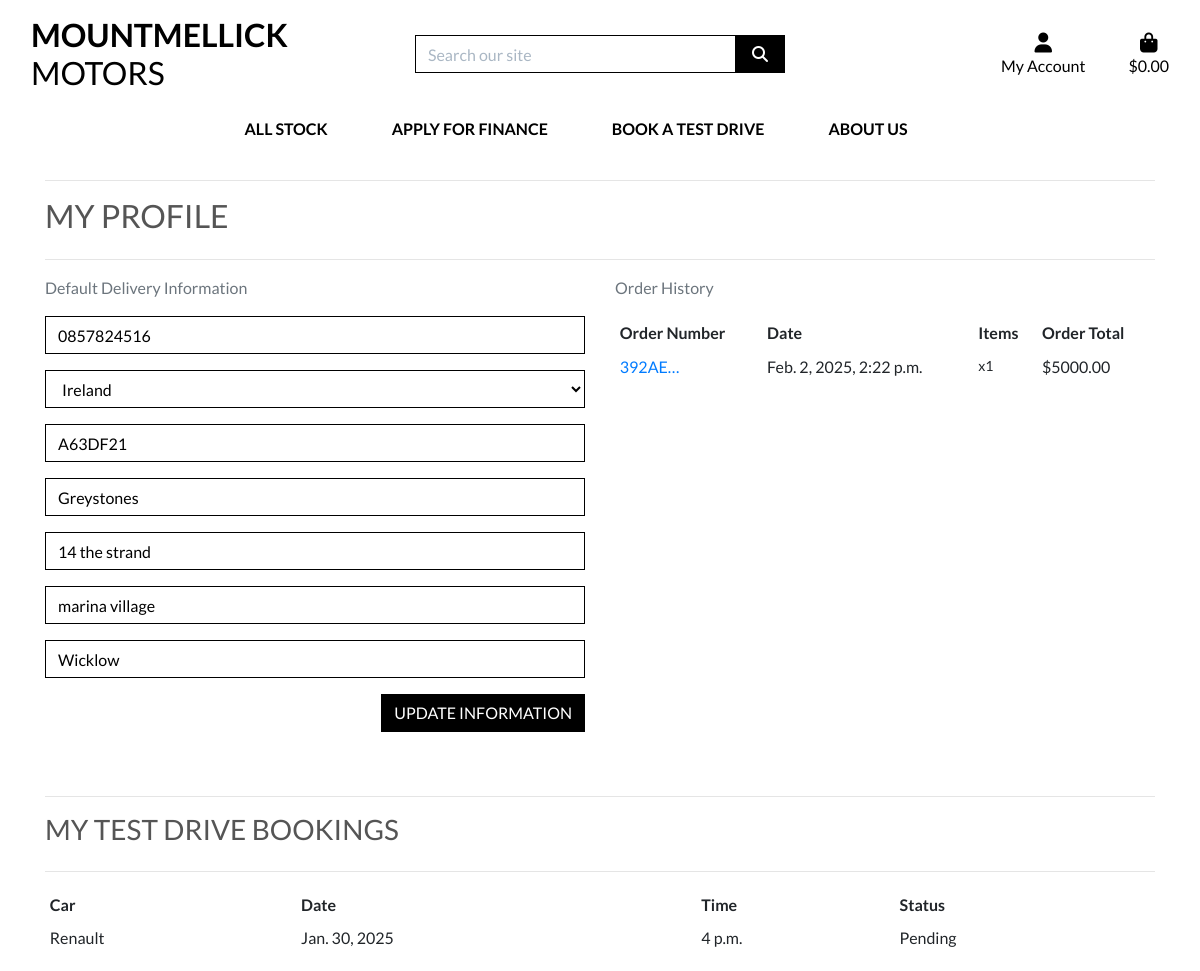
/profile/ (signed in), run on the app's committed database.
### profiles/models.py (models this page shows, shortened)
class UserProfile(models.Model):
    user = models.OneToOneField(User, on_delete=models.CASCADE)
    default_phone_number = models.CharField(max_length=20, null=True, blank=True)
    default_country = CountryField(blank_label='Country *', null=True, blank=True)
    default_postcode = models.CharField(max_length=20, null=True, blank=True)
    default_town_or_city = models.CharField(max_length=40, null=True, blank=True)
    default_street_address1 = models.CharField(max_length=80, null=True, blank=True)
    default_street_address2 = models.CharField(max_length=80, null=True, blank=True)
    default_county = models.CharField(max_length=80, null=True, blank=True)

### checkout/models.py (models this page shows, shortened)
class Order(models.Model):
    order_number = models.CharField(max_length=32, null=False, editable=False)
    user_profile = models.ForeignKey(UserProfile, on_delete=models.SET_NULL,
                                     null=True, blank=True, related_name='orders')
    full_name = models.CharField(max_length=50, null=False, blank=False)
    email = models.EmailField(max_length=254, null=False, blank=False)
    phone_number = models.CharField(max_length=20, null=False, blank=False)
    country = CountryField(blank_label='Country *', null=False, blank=False)
    postcode = models.CharField(max_length=20, null=True, blank=True)
    town_or_city = models.CharField(max_length=40, null=False, blank=False)
    street_address1 = models.CharField(max_length=80, null=False, blank=False)
    street_address2 = models.CharField(max_length=80, null=True, blank=True)
    county = models.CharField(max_length=80, null=True, blank=True)
    date = models.DateTimeField(auto_now_add=True)
    delivery_cost = models.DecimalField(max_digits=6, decimal_places=2, null=False, default=0)
    order_total = models.DecimalField(max_digits=10, decimal_places=2, null=False, default=0)
    grand_total = models.DecimalField(max_digits=10, decimal_places=2, null=False, default=0)
    original_bag = models.TextField(null=False, blank=False, default='')
    stripe_pid = models.CharField(max_length=254, null=False, blank=False, default='')

class OrderLineItem(models.Model):
    order = models.ForeignKey(Order, null=False, blank=False, on_delete=models.CASCADE, related_name='lineitems')
    product = models.ForeignKey(Stock, null=False, blank=False, on_delete=models.CASCADE)
    quantity = models.IntegerField(null=False, blank=False, default=0)
    lineitem_total = models.DecimalField(max_digits=6, decimal_places=2, null=False, blank=False, editable=False)

### test_drives/models.py (models this page shows, shortened)
class TestDrive(models.Model):
    STATUS_CHOICES = [
        ('Pending', 'Pending'),
        ('Confirmed', 'Confirmed'),
        ('Completed', 'Completed'),
        ('Cancelled', 'Cancelled'),
    ]
    user = models.ForeignKey(User, on_delete=models.CASCADE)
    car = models.ForeignKey(Stock, on_delete=models.CASCADE)
    date = models.DateField()
    time = models.TimeField()
    status = models.CharField(max_length=10, choices=STATUS_CHOICES, default='Pending')
    created_at = models.DateTimeField(auto_now_add=True)

### products/models.py (models this page shows)
class Stock(models.Model):
    reg_number = models.CharField(
        max_length=254,
        unique=True,
        validators=[RegexValidator(regex='^[A-Za-z0-9]*$', message='Registration number must be alphanumeric')]
    )
    make = models.CharField(max_length=254, null=True, blank=True)
    model = models.CharField(max_length=254, null=True, blank=True)
    fuel_type = models.CharField(max_length=254, null=True, blank=True)
    transmission_type = models.CharField(max_length=254, null=True, blank=True)
    description = models.TextField()
    price = models.DecimalField(max_digits=6, decimal_places=2)
    image_url = models.URLField(max_length=1024, null=True, blank=True)
    image = models.ImageField(null=True, blank=True)
    def __str__(self):
        return self.make

### profiles/views.py (the view)
# urls.py: path('profile/', include('profiles.urls')),
@login_required
def profile(request):
    profile = get_object_or_404(UserProfile, user=request.user)
    if request.method == 'POST':
        form = UserProfileForm(request.POST, instance=profile)
        if form.is_valid():
            form.save()
            messages.success(request, 'Profile updated successfully')
    form = UserProfileForm(instance=profile)
    orders = profile.orders.all()
    test_drives = TestDrive.objects.filter(user=request.user)  # Fetch user's test drives
    template = 'profiles/profile.html'
    context = {
        'form': form,
        'orders': orders,
        'test_drives': test_drives,  # Pass test drives to template
        'on_profile_page': True
    }
    return render(request, template, context)

### profiles/forms.py
class UserProfileForm(forms.ModelForm):
    class Meta:
        model = UserProfile
        exclude = ('user',)
    def __init__(self, *args, **kwargs):
        super().__init__(*args, **kwargs)
        placeholders = {
            'default_phone_number': 'Phone Number',
            'default_postcode': 'Postal Code',
            'default_town_or_city': 'Town or City',
            'default_street_address1': 'Street Address 1',
            'default_street_address2': 'Street Address 2',
            'default_county': 'County, State or Locality',
        }
        self.fields['default_phone_number'].widget.attrs['autofocus'] = True
        for field in self.fields:
            if field != 'default_country':
                if self.fields[field].required:
                    placeholder = f'{placeholders[field]} *'
                else:
                    placeholder = placeholders[field]
                self.fields[field].widget.attrs['placeholder'] = placeholder
            self.fields[field].widget.attrs['class'] = 'border-black rounded-0 profile-form-input'
            self.fields[field].label = False

### bag/contexts.py (called while the page is built, shortened)
def bag_contents(request):
    bag_items = []
    total = 0
    stock_count = 0
    bag = request.session.get('bag', {})
    if total < settings.FREE_DELIVERY_THRESHOLD:
        delivery = total * Decimal(settings.STANDARD_DELIVERY_PERCENTAGE / 100)
        free_delivery_delta = settings.FREE_DELIVERY_THRESHOLD - total
    else:
        delivery = 0
        free_delivery_delta = 0
    grand_total = delivery + total
    context = {
        'bag_items': bag_items,
        'total': total,
        'stock_count': stock_count,
        'delivery': delivery,
        'free_delivery_delta': free_delivery_delta,
        'free_delivery_threshold': settings.FREE_DELIVERY_THRESHOLD,
        'grand_total': grand_total,
    }
    return context

### profiles/templates/profiles/profile.html (shortened to what this page needs)
{% extends "base.html" %}
{% load static %}
{% block extra_css %}
    <link rel="stylesheet" href="{% static 'profiles/css/profile.css' %}">
{% endblock %}
{% block content %}
    <div class="overlay"></div>
    <div class="container">
        <div class="row">
            <div class="col">
                <hr>
                <h2 class="logo-font mb-4">My Profile</h2>
                <hr>
            </div>
        </div>
        <div class="row">
            <div class="col-12 col-lg-6">
                <p class="text-muted">Default Delivery Information</p>
                <form class="mt-3" action="{% url 'profile' %}" method="POST" id="profile-update-form">
                    {{ form|crispy }}
                    <button class="btn btn-black rounded-0 text-uppercase float-right">Update Information</button>
                </form>
            </div>
            <div class="col-12 col-lg-6">
                <p class="text-muted">Order History</p>
                <div class="order-history table-responsive">
                    <table class="table table-sm table-borderless">
                        <thead>
                            <tr>
                                <th>Order Number</th>
                                <th>Date</th>
                                <th>Items</th>
                                <th>Order Total</th>
                            </tr>
                        </thead>
                        <tbody>
                            {% for order in orders %}
                                <tr>
                                    <td>
                                        <a href="{% url 'order_history' order.order_number %}"
                                        title="{{ order.order_number }}">
                                            {{ order.order_number|truncatechars:6 }}
                                        </a>
                                    </td>
                                    <td>{{ order.date }}</td>
                                    <td>
                                        <ul class="list-unstyled">
                                            {% for item in order.lineitems.all %}
                                                <li class="small">
                                                    {{ item.product.name }} x{{ item.quantity }}
                                                </li>
                                            {% endfor %}
                                        </ul>
                                    </td>
                                    <td>${{ order.grand_total }}</td>
                                </tr>
                            {% endfor %}
                        </tbody>
                    </table>
                </div>
            </div>
        </div>
    {% if test_drives %}
        <div class="row mt-5">
            <div class="col">
                <hr>
                <h3 class="logo-font mb-4">My Test Drive Bookings</h3>
                <hr>
                <div class="table-responsive">
                    <table class="table table-sm table-borderless">
                        <thead>
                            <tr>
                                <th>Car</th>
                                <th>Date</th>
                                <th>Time</th>
                                <th>Status</th>
                            </tr>
                        </thead>
                        <tbody>
                            {% for test_drive in test_drives %}
                                <tr>
                                    <td>{{ test_drive.car }}</td>
                                    <td>{{ test_drive.date }}</td>
                                    <td>{{ test_drive.time }}</td>
                                    <td>{{ test_drive.status }}</td>
                                </tr>
                            {% endfor %}
                        </tbody>
                    </table>
                </div>
            </div>
        </div>
        {% endif %}
    </div>
{% endblock %}

### static/css/base.css (style rules this page uses)
html { height: 100%; }
body { background: url('/media/homepage_background_cropped.jpg') no-repeat center center fixed; background-size: cover; color: #555; font-family: 'Lato'; padding-top: 164px; }
.logo-font { text-transform: uppercase; }
.btn-black { background: black; color: white; }
.border-black { border: 1px solid black !important; }
.overlay { height: 100%; width: 100%; top: 0; left: 0; position: fixed; background: white; z-index: -1; }

### profiles/static/profiles/css/profile.css (style rules this page uses)
.order-history { max-height: 416px; overflow-y: auto; }
#profile-update-form .form-control { color: #000; }
#profile-update-form input::placeholder { color: #aab7c4; }
#id_default_country, #id_default_country option:not(:first-child) { color: #000; }

### data on the page
UserProfile: default_phone_number "0857824516", default_country "Ireland", default_postcode "A63DF21", default_town_or_city "Greystones", default_street_address1 "14 the strand", default_street_address2 "marina village", default_county "Wicklow"
Order: order_number "392AE…", date "Feb. 2, 2025, 2:22 p.m.", grand_total "5000.00"
OrderLineItem: quantity "1"
TestDrive: car "Renault", date "Jan. 30, 2025", time "4 p.m.", status "Pending"
